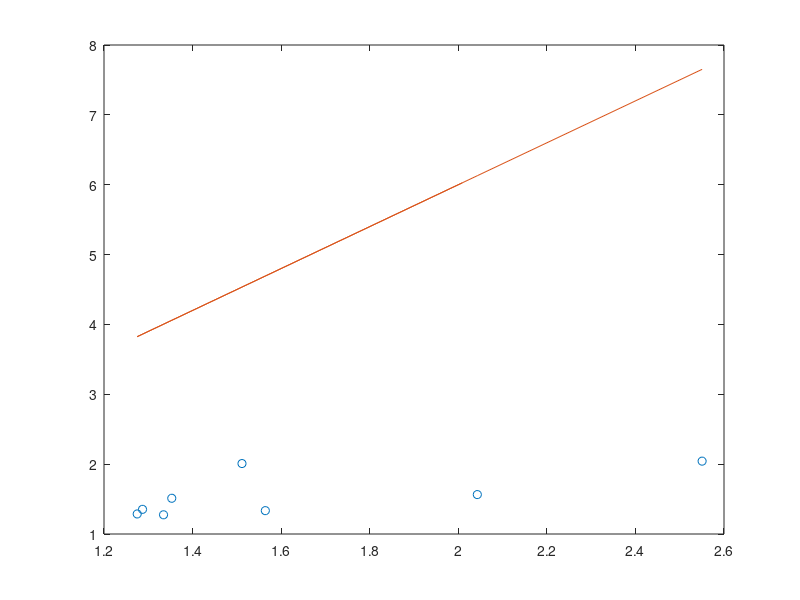

The MATLAB script that drew this image:
clear all
close all

%%
x_k = 0.5;

% x_k_ary = [];
% for i = 1:10
%     x_k = x_k^2;
%     x_k_ary = [x_k_ary x_k];
% end


x_k_ary = [1 0.6648 0.4404 0.2895 0.1869 0.1155 0.0638 0.025417 0.0032 0.000008 0.0000000000001];

%%
figure(2)
% loglog(x_k_ary(1:end-1),x_k_ary(2:end),'o'); hold on
% loglog(x_k_ary(1:end-1),x_k_ary(1:end-1).^2)
% xlabel("$|x_{k}|$"); ylabel("$|x_{k+1}|$")

%%
x_plot = log(x_k_ary(3:end))./log(x_k_ary(2:end-1));
y_plot = log(x_k_ary(2:end-1))./log(x_k_ary(1:end-2));

plot(x_plot,y_plot,'o'); hold on
plot(x_plot,3*x_plot)



